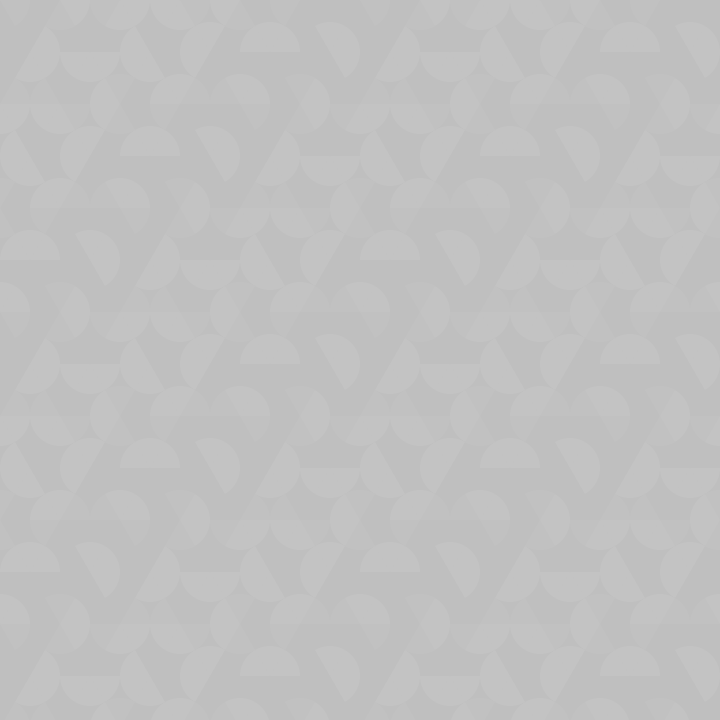
Frame 1 (no input)
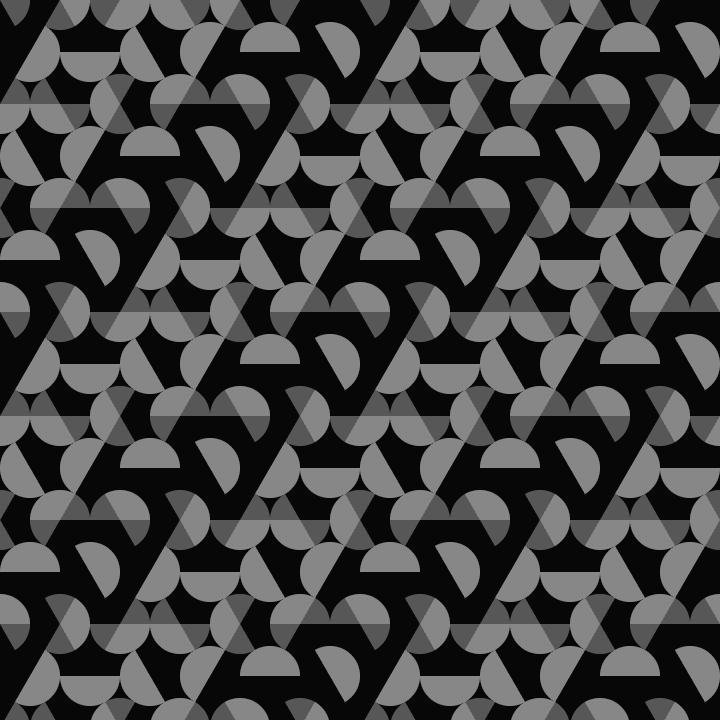
Frame 60 (the mouse pressed at the canvas centre just before this capture)
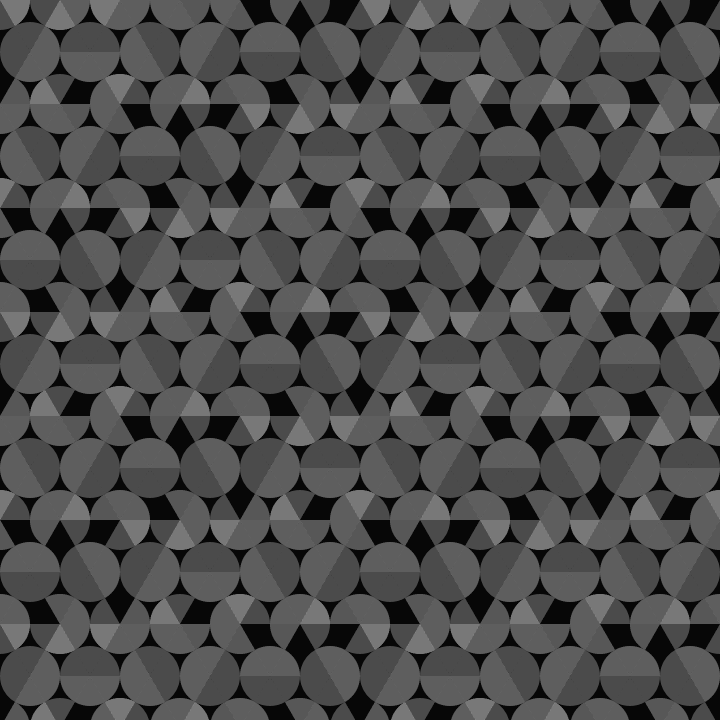
Frame 120 (the mouse held since frame 60 and released just before this capture)

The Processing sketch that drew these frames (run headless with seeded random() and noise(); from frame 60 on, the mouse is pressed at the canvas centre):

// Processing sketch: bit2atom_20210217c_gridPiePatterns
// ── bit2atom_20210217c_gridPiePatterns.pde
float x, y, l, t, R;
void setup() {
  size(720, 720);
  noStroke();
}
void draw() {
  fill(0, 16);
  square(0, 0, 720);
  fill(-1, 8);
  t+=.01;
  for (y=0; y<780; y+=52)
    for (x=-y/52%2*30; x<780; x+=60)
      for (l=0; l<6; l++)
        arc(x, y, 60, 60, R=int(noise(int(t))*999*l+x/60+y/52)%12*PI/3, R+PI/3);
}
